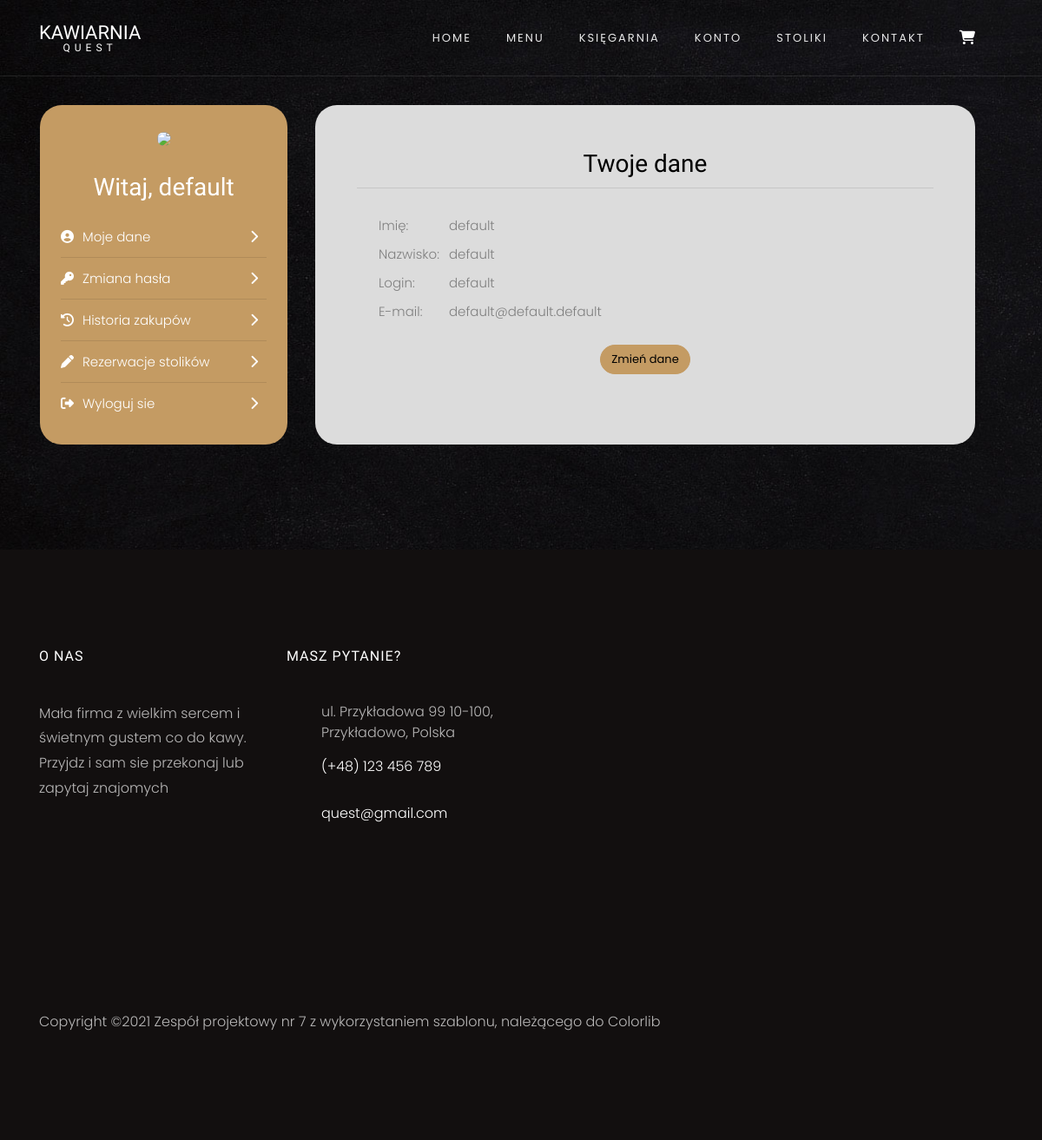
The app's page /konto/moje_dane (signed in) with its own data.
### Quest/tabels.py (models this page shows)
class User(UserMixin, db.Model):
    __tablename__ = "users"
    id = db.Column(db.Integer, primary_key=True)
    login = db.Column(db.String(250), nullable=False)
    password = db.Column(db.String(250), nullable=False)
    first_name = db.Column(db.String(250), nullable=False)
    last_name = db.Column(db.String(250), nullable=False)
    email = db.Column(db.String(250), nullable=False)
    privileges = db.Column(db.String(250), nullable=False, server_default="User")
    client = relationship("Client", uselist=False, back_populates="user")
    worker = relationship("Worker", uselist=False, back_populates="user")

### Quest/routes.py (the view)
@app.route("/konto/moje_dane")
@login_required
def account_data():
    return render_template("account/mydata.html")

### Quest/routes.py (called while the page is built)
@login_manager.user_loader
def load_user(user_id):
    return db.session.query(User).get(user_id)

### Quest/templates/account/mydata.html (shortened to what this page needs)
{% extends "account/account.html" %}
{% block head %}
{{ super() }}
{% endblock %}
{% block account_page %}
<h3 class="text-center mb-2" style="color:black">Twoje dane</h3><hr>
<table style="margin:24px;">
    <tr>
        <td>Imię:</td>
        <td>{{ current_user.first_name }}</td>
    </tr>
        <tr>
        <td>Nazwisko:</td>
        <td>{{ current_user.last_name }}</td>
    </tr>
        <tr>
        <td>Login:</td>
        <td>{{ current_user.login }}</td>
    </tr>
        <tr>
        <td>E-mail:</td>
        <td>{{ current_user.email }}</td>
    </tr>
</table>
<div class="text-center"><a href="{{url_for('edit_account_data')}}" class="btn btn-primary" style="border-radius:25px">Zmień dane</a></div>
{% endblock %}

### Quest/templates/account/account.html (shortened to what this page needs)
{% import "bootstrap/wtf.html" as wtf %}
{% extends "base.html" %}
{% block head %}
{{ super() }}
{% endblock %}
{% block content %}
<section class="ftco-section contact-section">
    <div class="container">
        <div class="row">
            <div class="col-xl-3 col-lg-4  p-4 m-3 text-center" style="background-color:#c49b63; border-radius: 25px;">
                <img src="https://www.w3schools.com/howto/img_avatar.png" style="width:100px; border-radius: 50px;">
                <h3 class="my-4">Witaj, {{current_user.first_name}}</h3>
                {% if current_user.privileges == "User" %}
                <a href="{{url_for('account_data')}}" style="color:white"><p><i class="fas fa-user-circle"></i>Moje dane<span style="float:right;"><i class="fas fa-chevron-right"></i></span></p></a>
                <hr>
                <a href="{{url_for('account_password')}}" style="color:white"><p><i class="fas fa-key"></i>Zmiana hasła<span style="float:right;"><i class="fas fa-chevron-right"></i></span></p></a>
                <hr>
                <a href="{{url_for('account_orders_story')}}" style="color:white"><p><i class="fas fa-history"></i>Historia zakupów<span style="float:right;"><i class="fas fa-chevron-right"></i></span></p></a>
                <hr>
                <a href="{{url_for('show_table_reservations', client_id=current_user.client.id)}}" style="color:white"><p><i class="fas fa-pen"></i>Rezerwacje stolików<span style="float:right;"><i class="fas fa-chevron-right"></i></span></p></a>
                <hr>
                {% endif %}
                <a href="{{url_for('logout')}}" style="color:white"><p><i class="fas fa-sign-out-alt"></i>Wyloguj sie<span style="float:right;"><i class="fas fa-chevron-right"></i></span></p></a>
            </div>
            <div class="col-xl-8 col-lg-7 p-5 m-3" style="background-color:Gainsboro; border-radius: 25px; max-height:700px; overflow:auto;">
                {% block account_page %}
                {% endblock %}
            </div>
        </div>
    </div>
</section>
{% endblock %}

### Quest/templates/account/account.html (style rules this page uses)
hr { margin:0; }
p { margin:10px 0; text-align: left; }
i { color:white; margin-right:10px; }

### Quest/templates/account/mydata.html (style rules this page uses)
table tr td { padding-right: 10px; padding-top: 5px; }

### records on screen
User: first_name "default", last_name "default", login "default", email "default@default.default"
